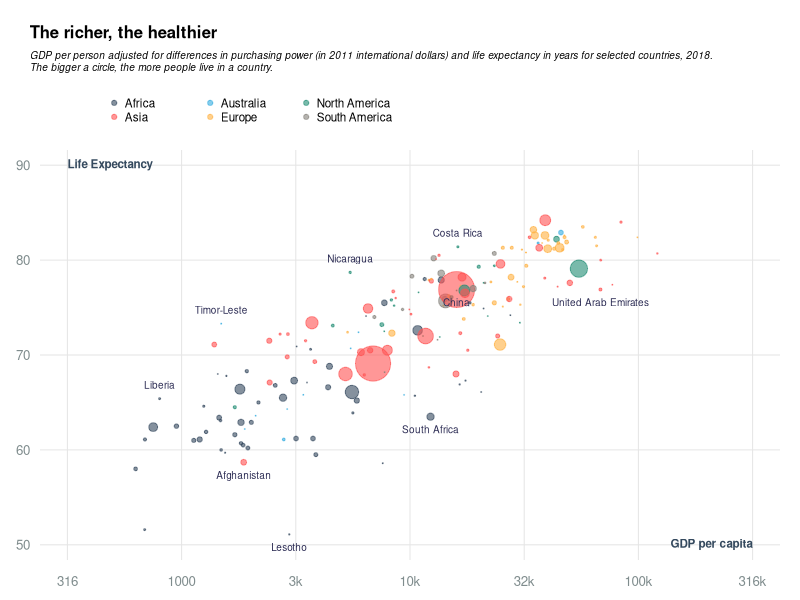

The R source for this figure:
# Pretty Scatter plots in base R
# MIT License
# Copyright (c) 2022 Anand Mayakonda <anandmt3@gmail.com>
# Recreating scatter plot from https://www.datawrapper.de/charts/

#data = read.table("06-scatterplot_data.csv", sep = ",", header = TRUE)
data = data.table::fread(input = "../data/06-scatterplot_RichGDP.csv", data.table = FALSE)

data$population = as.numeric(data$population)
#data$bub_size = data$population/max(data$population, na.rm = TRUE)
cols = c("#34495e", "#ff5252", "#34ace0", "#ffb142", "#218c74", "#84817a")
cols = adjustcolor(col = cols, alpha.f = 0.6)
names(cols) = names(table(data$regions))

title_main = "The richer, the healthier"
title_sub = "GDP per person adjusted for differences in purchasing power (in 2011 international dollars) and life expectancy in years for selected countries, 2018.\nThe bigger a circle, the more people live in a country."

pdf(file = "06-scatterplot.pdf", height = 3.5, width = 5, bg = "white")

layout(mat = matrix(data = c(1:2), nrow = 2), heights = c(2, 6))

par(mar = c(0, 0, 0, 0))
plot(NA, xlim = c(0, 1), ylim = c(0, 1), frame.plot = FALSE, axes = FALSE, xlab = NA, ylab = NA)
text(x = 0, y = 0.8, labels = title_main, cex = 1, font = 2, adj = 0)
text(x = 0, y = 0.6, labels = title_sub, cex = 0.6, font = 3, adj = 0)

legend(x = .1, y = 0.4, legend = names(cols), col = cols, pch = 19, ncol = 3, bty = "n", cex = 0.7)



data$logGDP = log10(data$`GDP per capita`)

par(mar = c(2, 2, 0, 1))
plot(NA, xlim = range(pretty(data$logGDP)), ylim = c(50, 90), xlab = NA, ylab = NA, frame.plot = FALSE, axes = FALSE)
axl_lb = round(10^pretty(data$logGDP))
axl_lb = ifelse(test = axl_lb > 1000, yes = paste0(round(axl_lb/1000), "k"), no = round(axl_lb))

axis(side = 1, at = pretty(data$logGDP), labels = axl_lb, col.axis = "#7f8c8d", tick = FALSE, col = "gray", cex.axis = 0.8, line = -.5)
axis(side = 2, at = seq(50, 100, 10), col.axis = "#7f8c8d", tick = FALSE, col = "gray", cex.axis = 0.8, las = 2, line = -0.5)
abline(h = seq(50, 100, 10), v = pretty(data$logGDP), col = "gray90")

text(x = rev(pretty(data$logGDP))[1], y = 50, labels = "GDP per capita", col = "#34495e", adj = 1, cex = 0.7, font = 2)
text(x = pretty(data$logGDP)[1], y = 90, labels = "Life Expectancy", col = "#34495e", adj = 0, cex = 0.7, font = 2)

symbols(
  x = data$logGDP,
  y = data$`Life expectancy`,
  circles  = sqrt(data$population / pi),
  inches = 0.18, add = TRUE, bg = cols[data$regions], fg = cols[data$regions]
)

bot_cntrs = data[data$country %in% c("South Africa", "China", "Afghanistan", "Lesotho", "United Arab Emirates"),]
text(x = bot_cntrs$logGDP, y = bot_cntrs$`Life expectancy`, labels = bot_cntrs$country, pos = 1, cex = 0.6, col = "#2c2c54")
top_cntrs = data[data$country %in% c("Liberia", "Timor-Leste", "Nicaragua", "Costa Rica"),]
text(x = top_cntrs$logGDP, y = top_cntrs$`Life expectancy`, labels = top_cntrs$country, pos = 3, cex = 0.6, col = "#2c2c54")

dev.off()